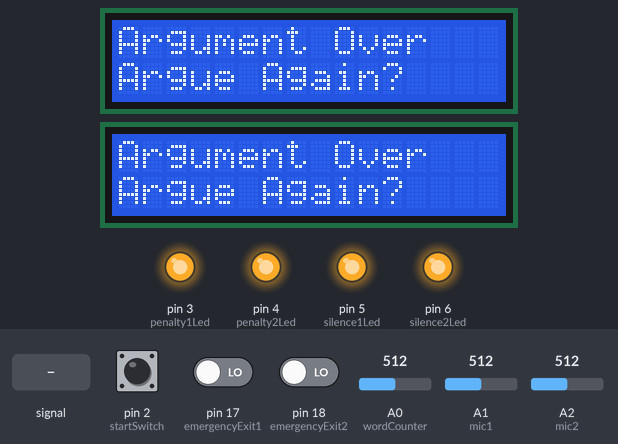
Bench run of a sketch on a simulated Arduino Uno, built with avr-gcc and run on an emulated ATmega328P. On the bench: 2 × 16×2 character LCD, output pins drawn as LEDs (lit = HIGH). The test bench sets the inputs (shaded band); at power-on: pin 2 (startSwitch) HIGH, A1 (mic1) = 512, A2 (mic2) = 512, A0 (wordCounter) = 512, pin 17 (emergencyExit1) LOW, pin 18 (emergencyExit2) LOW. What the sketch prints to the serial monitor is not drawn.

Above: at 6.3 s.
6.4 s: pin 2 (startSwitch) pulled LOW for 0.15 s
At 6.49 s:
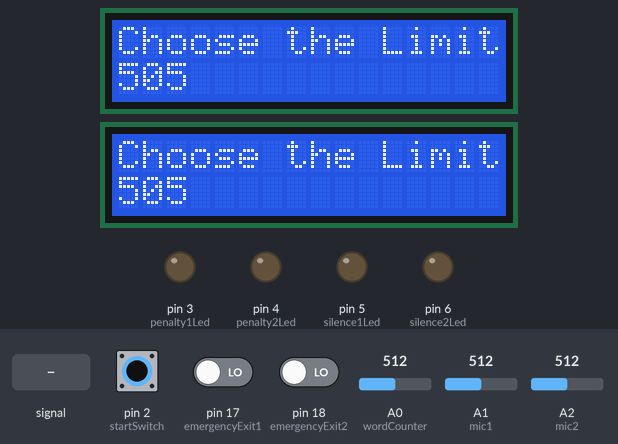
7.1 s: A1 (mic1) fed a 200 Hz sine of ±255 counts around its level
At 9.26 s:
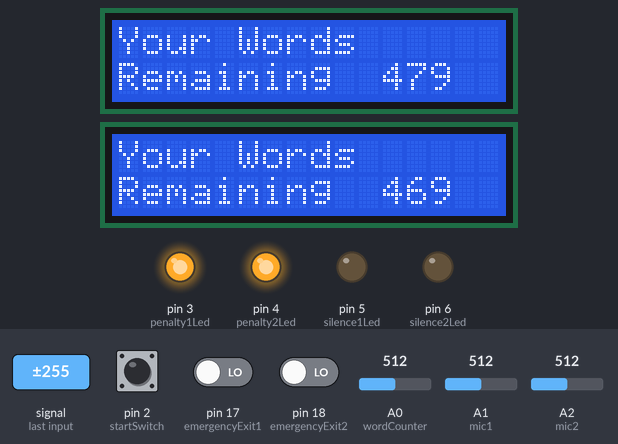
10.1 s: A1 (mic1) set to 306
13.1 s: A2 (mic2) set to 416
14.9 s: A2 (mic2) set to 382
At 16.25 s:
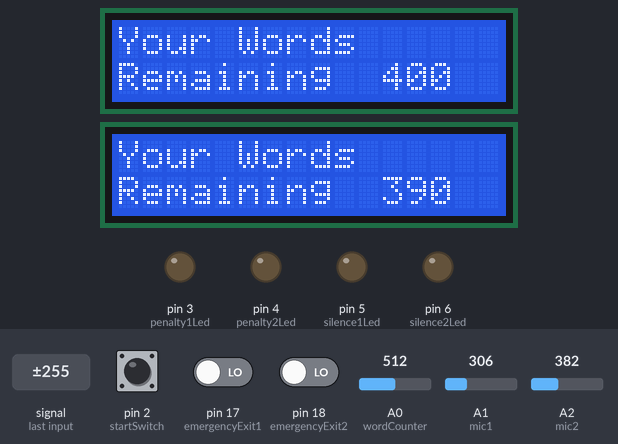
17.9 s: A2 (mic2) fed a 200 Hz sine of ±81 counts around its level
At 17.98 s:
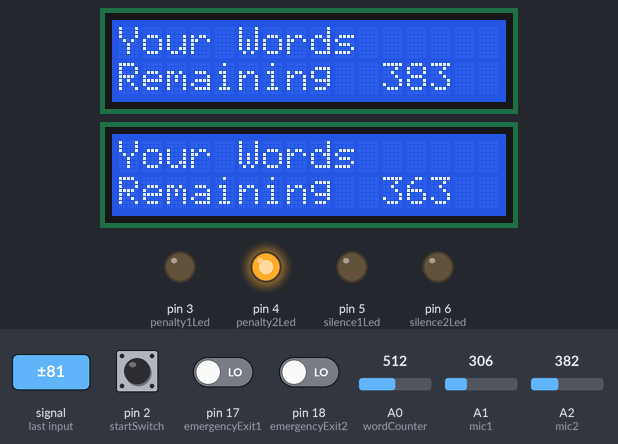
Timing chart, 0 to 49.0 s (numbered marks = the images above; inputs shaded):
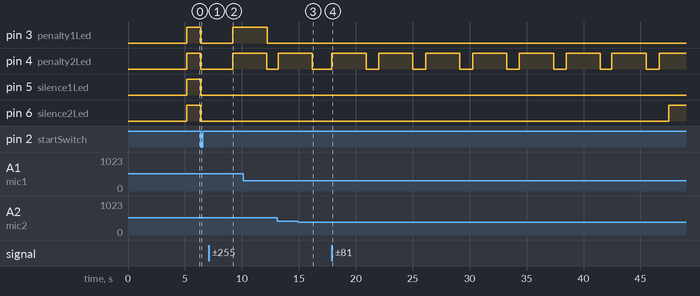

Measured:
- the behaviour switches between 401 and 400 on A2 (mic2) (found by bisection; images 2 and 3)
- after the input at 6.4 s, pin 3 (penalty1Led), pin 4 (penalty2Led), pin 5 (silence1Led), pin 6 (silence2Led): HIGH → LOW at once; the display: changes at once (image 1)
- after the input at 14.9 s, pin 4 (penalty2Led): goes on until 16.2 s, then stays LOW
- after the input at 17.9 s, pin 4 (penalty2Led): alternates HIGH for 3.0 s and LOW for 1.1 s, starting at once; pin 6 (silence2Led): LOW → HIGH after 29.6 s

The sketch:

ArgumentBoxFinalProject.ino
```cpp
/*
  ARGUMENT BOX

  A box to allow fair arguments by monitoring participants word count.
  Participants choose a number of words for the argument. They speak into funnels and monitor
  their word count on an individual lcd screen. They are penalised for shouting and notified
  when their words are finished. They can emergency exit the argument by mutual agreement at any time.

  Pin Usage

  Digital:
  2  Toggle switch to choose between start arguing and prepare to argue
  3  Shouting penalty red flashing led player 1
  4  Shouting penalty red flashing led player 2
  5  Silence blue led player 1
  6  Silence blue led player 2
  7  lcd pin d7
  8  lcd pin d6
  9  lcd pin d5
  10 lcd pin d4
  11 lcd enable pin player 1
  12 lcd rs pin
  13 lcd enable pin player 2

  Analog

  0 Potentiometor to choose the word count
  1 Microphone for player 1
  2 Microphone for player 2
  3 Emergency exit push button player 1 ** used as digital pin 17
  4 Emergency exit push button player 2 ** used as digital pin 18


  The circuit and layout found here:
  https://github.com/jessewolpert/ArgumentBox

  created 2017
  by Jesse Wolpert

*/

// include the lcd library code:
#include <LiquidCrystal.h>

// set up the lcd pins
const int rs = 12, en1 = 11, en2 = 13, d4 = 10, d5 = 9, d6 = 8, d7 = 7;
LiquidCrystal lcd1(rs, en1, d4, d5, d6, d7);
LiquidCrystal lcd2(rs, en2, d4, d5, d6, d7);

//set up the variables
int wordsAllowed = 0;
int player1WordsSpoken = 0;
int player2WordsSpoken = 0;
bool playing = false;
bool exit1Pressed = false;
bool exit2Pressed = false;
bool player1WordStarted = false;
bool player2WordStarted = false;
bool player1Finished = false;
bool player2Finished = false;
int player1WordsRemaining = 0;
int player2WordsRemaining = 0;
int count1 = 0;
int count2 = 0;
bool finished = false;
bool emergencyFinished = false;
long player1ShoutingTimer = 0;
long player2ShoutingTimer = 0;
bool player1Shouted = false;
bool player2Shouted = false;
int flashingTime = 3000; //time the penalty light flashes for
int penaltyFreeTime = 4000; //can't get another penalty for this time
int shoutingValue = 400; //threshold for shouting penalty
int player1Penalty = 10; //amount of words removed for penalty
int player2Penalty = 10;
int soundThreshold = 0; // the background sound
int soundSpeed = 10; // register word after this many instances
long setupTime = 0;
int sample = 0;
int sampleCount = 0;
bool firstArgument = true;
int factorToAdd = 5; // how much to add to soundThreshold to register a word
int calibrationTime = 5000; //how long to calibrate for

// set up pins variables
int startSwitch =  2;
int penalty1Led = 3;
int penalty2Led = 4;
int silence1Led = 5;
int silence2Led = 6;
int emergencyExit1 = 17;
int emergencyExit2 = 18;
int wordCounter = 0;
int mic1 = 1;
int mic2 = 2;

void setup() {

  Serial.begin(9600);
  //set up the pins
  pinMode(startSwitch, INPUT); //sstart button
  pinMode(emergencyExit1, INPUT); // exit button player1
  pinMode(emergencyExit2, INPUT); // exit button player2
  pinMode(penalty1Led, OUTPUT); // Player 1 shouting light
  pinMode(penalty2Led, OUTPUT); // Player 2 shouting light
  pinMode(silence1Led, OUTPUT); // Player 1 light - end of game
  pinMode(silence2Led, OUTPUT); // Player 2 light - end of game

  // set up the LCD's number of columns and rows:
  lcd1.begin(16, 2);
  lcd2.begin(16, 2);
  setupTime = millis();

  //call the reset function
  reset();

  // collect data for calibration time to calibrate for background sound
  calibrating();
  while (millis() - setupTime < calibrationTime)
  {
    sample = sample + analogRead(mic1);
    sample = sample + analogRead(mic2);
    sampleCount = sampleCount + 2 ;
    Serial.print("  anlogRead1    ");
    Serial.print(analogRead(mic1));
    Serial.print("  anlogRead2    ");
    Serial.print(analogRead(mic2));
    Serial.print("  sample    ");
    Serial.print(sample);
    Serial.print("  sampleCount    ");
    Serial.println(sampleCount);
  }

  soundThreshold = (sample / sampleCount) + factorToAdd;
  Serial.print("  soundThreshold    ");
  Serial.print(soundThreshold);

}

void loop() {
  //when start switch is off map the word number for the potentiometer dial
  if (digitalRead(startSwitch) == LOW)
  { wordsAllowed = map(analogRead(wordCounter), 10, 1023, 1000, 0);
    reset();
    lcdNotPlaying();
    finished = false;
  }
  // when the start switch is on start the playing
  if (digitalRead(startSwitch) == HIGH)
  {
    playing = true;
    //check if emergency exit has been called
    if (digitalRead(emergencyExit1) == 1)
    {
      exit1Pressed = true;
    }
    if (digitalRead(emergencyExit2) == 1)
    {
      exit2Pressed = true;
    }
    //choose what to display on lcds
    if (emergencyFinished)
    {
      lcdEmergencyFinishedPlaying();
    }
    else if (finished)
    {
      lcdFinishedPlaying();
    }
    else if (!finished)
    {
      lcdIsPlaying();
    }

  }

  if (playing) //start of an argument
  {
    if ((exit1Pressed) && (exit2Pressed))

    {
      emergencyFinished = true;
    }

    if ((millis() - player1ShoutingTimer) > flashingTime) //amount of time shouting light flashes for
    { digitalWrite(penalty1Led, LOW);
      player1Shouted = false;
    }

    if ((millis() - player2ShoutingTimer) > flashingTime) //amount of time shouting light flashes for
    { digitalWrite(penalty2Led, LOW);
      player2Shouted = false;
    }

    if (analogRead(mic1) > soundThreshold) //read the words for player 1
    {
      player1WordStarted = true;
      count1 ++;
    }
    //update words remaining
    if ((player1WordStarted == true) && (player1Finished == false) && (count1 >= soundSpeed))
    { player1WordsSpoken = player1WordsSpoken + 1;
      player1WordsRemaining = wordsAllowed - player1WordsSpoken ;
      count1 = 0;
    }

    if (analogRead(mic2) > soundThreshold) //read the words for player 1
    {
      player2WordStarted = true;
      count2 ++;
    }

    if ((player2WordStarted == true) && (player2Finished == false) && (count2 >= soundSpeed))
    { player2WordsSpoken = player2WordsSpoken + 1;
      player2WordsRemaining = wordsAllowed - player2WordsSpoken ;
      count2 = 0;

    }
    //can't get a second shouting penalty for this amount of seconds
    if ((analogRead(mic1) > shoutingValue) && (player1Shouted == false) &&
        ((millis() - player1ShoutingTimer) >= penaltyFreeTime))// player one shouting
    { player1Shouted = true;
      digitalWrite(penalty1Led, HIGH);
      player1ShoutingTimer = millis();
      player1WordsSpoken = player1WordsSpoken + player1Penalty;
    }

    if ((analogRead(mic2) > shoutingValue) && (player2Shouted == false) &&
        ((millis() - player2ShoutingTimer) >= penaltyFreeTime)) // player two shouting
    { player2Shouted = true;
      digitalWrite(penalty2Led, HIGH);
      player2ShoutingTimer = millis();
      player2WordsSpoken = player2WordsSpoken + player2Penalty;
    }

    // player 1 finished words
    if ( player1WordsRemaining <= 0)
    { digitalWrite(silence1Led, HIGH);
      player1Finished = true;
      player1WordsRemaining = 0;
    }
    // player 2 finished words
    if ( player2WordsRemaining <= 0)
    { digitalWrite(silence2Led, HIGH);
      player2Finished = true;
      player2WordsRemaining = 0;
    }

    //stop game
    if  ((player1Finished == true) && (player2Finished == true) && (playing == true))
    {

      finished = true;
    }
  }//end of if playing

}

void reset() {
  playing = false;
  player2WordsSpoken = 0;
  player1WordsSpoken = 0;
  digitalWrite(silence1Led, LOW);
  digitalWrite(silence2Led, LOW);
  digitalWrite(penalty1Led, LOW);
  digitalWrite(penalty2Led, LOW);
  player2Finished = false;
  player1Finished = false;
  player2WordsRemaining = wordsAllowed;
  player1WordsRemaining = wordsAllowed;
  count1 = 0;
  count2 = 0;
  exit1Pressed = false;
  exit2Pressed = false;
  emergencyFinished = false;
  player1Shouted = false;
  player2Shouted = false;
}

void lcdIsPlaying() {
  lcd1.setCursor(0, 0);
  lcd2.setCursor(0, 0);
  lcd1.print("Your Words      ");
  lcd2.print("Your Words      ");
  lcd1.setCursor(0, 1);
  lcd2.setCursor(0, 1);
  lcd1.print("Remaining ");
  lcd2.print("Remaining ");
  lcd1.setCursor(11, 1);
  lcd2.setCursor(11, 1);
  lcd1.print(player1WordsRemaining);
  lcd1.print("    ");
  lcd2.print(player2WordsRemaining);
  lcd2.print("    ");
}

void lcdNotPlaying()
{ lcd1.setCursor(0, 0);
  lcd2.setCursor(0, 0 );
  lcd1.print("Choose the Limit");
  lcd2.print("Choose the Limit");
  lcd1.setCursor(0, 1);
  lcd2.setCursor(0, 1);
  lcd1.print(wordsAllowed);
  lcd1.print("                 ");
  lcd2.print(wordsAllowed);
  lcd2.print("                 ");
}

void lcdFinishedPlaying()
{ lcd1.setCursor(0, 0);
  lcd2.setCursor(0, 0 );
  lcd1.print("Argument Over   ");
  lcd2.print("Argument Over   ");
  lcd1.setCursor(0, 1);
  lcd2.setCursor(0, 1);
  lcd1.print("Argue Again?    ");
  lcd2.print("Argue Again?    ");
}

void lcdEmergencyFinishedPlaying()
{ lcd1.setCursor(0, 0);
  lcd2.setCursor(0, 0 );
  lcd1.print("Emergency Exit  ");
  lcd2.print("Emergency Exit  ");
  lcd1.setCursor(0, 1);
  lcd2.setCursor(0, 1);
  lcd1.print("Argue Again?    ");
  lcd2.print("Argue Again?    ");
}

void calibrating()
{ lcd1.setCursor(0, 0);
  lcd2.setCursor(0, 0 );
  lcd1.print("Calibrating     ");
  lcd2.print("Calibrating     ");
  lcd1.setCursor(0, 1);
  lcd2.setCursor(0, 1);
  lcd1.print("Please Wait     ");
  lcd2.print("Please Wait     ");
}
```
